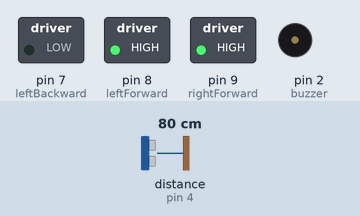
Simulated run of this sketch. Board: Arduino Uno, built with avr-gcc and run on an emulated ATmega328P. Shown: switched loads named in the sketch (green lamp = pin HIGH), buzzer (waves = sounding). Wiring (inferred from the names in the program): ultrasonic range finder: trigger pin 3; echo pin 4. Dashed ring = blinking. The inputs (shaded band) are chosen by the test bench; at power-on: distance to the obstacle (sensor on pin 4) 80 cm. The echo pulse lasts 58.3 µs per cm; pins used as bus, display or sensor lines are not drawn; what the sketch prints to the serial monitor is not drawn.

Above: at 1.2 s.
1.3 s: distance to the obstacle (sensor on pin 4) set to 22 cm
2.8 s: distance to the obstacle (sensor on pin 4) set to 18 cm
At 3.6 s:
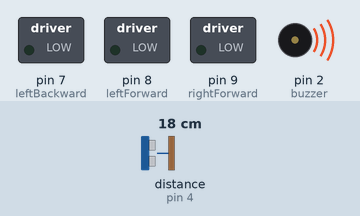
5.8 s: distance to the obstacle (sensor on pin 4) set to 35 cm
At 6.5 s:
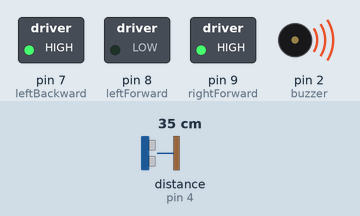
8.3 s: distance to the obstacle (sensor on pin 4) set to 2 cm
At 10.1 s:
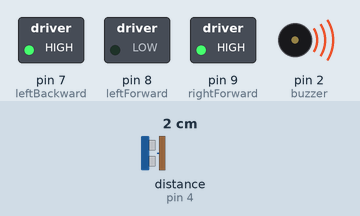
Timing chart, 0 to 12.3 s (numbered marks = the images above; inputs shaded):
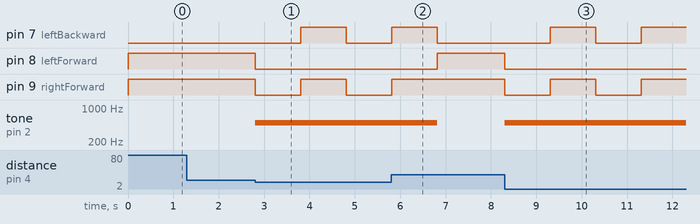

The sketch:

Code.ino
```cpp
const int buzzer = 2;
int trigpin = 3;
int echopin = 4;
float duration;
float distance;
const int leftForward = 8;
const int leftBackward = 7;
const int rightForward = 9;
const int rightBackward = 6;


void setup()
{
  Serial.begin(9600);
  pinMode(buzzer, OUTPUT);
  pinMode(trigpin, OUTPUT);
  pinMode(echopin, INPUT);
  pinMode(leftForward , OUTPUT);
  pinMode(leftBackward , OUTPUT);
  pinMode(rightForward, OUTPUT);
  pinMode(rightForward, OUTPUT);

}
void loop()
{
  digitalWrite(trigpin, LOW);
  delayMicroseconds(2);
  digitalWrite(trigpin, HIGH);
  delayMicroseconds(10);
  digitalWrite(trigpin, LOW);

  duration = pulseIn(echopin, HIGH);

  distance = ((duration * 0.034) / 2);
  Serial.print(distance);

  if (distance < 20)
  {
    tone(buzzer, 500);
    motorStop();
    delay(1000);
    goRight();
    delay(1000);
  }
  else {
    noTone(buzzer);
    goForward();

  }
}

void goForward() {
  digitalWrite(leftForward , HIGH);
  digitalWrite(leftBackward, LOW);
  digitalWrite(rightForward, HIGH);
  digitalWrite(rightBackward, LOW);
}
void goBackward()
{
  digitalWrite(leftForward , LOW);
  digitalWrite(leftBackward, HIGH);
  digitalWrite(rightForward, LOW);
  digitalWrite(rightBackward, HIGH);
}
void motorStop() {
  digitalWrite(leftForward , LOW);
  digitalWrite(leftBackward, LOW);
  digitalWrite(rightForward, LOW);
  digitalWrite(rightBackward, LOW);
}
void goLeft() {
  digitalWrite(leftForward , HIGH);
  digitalWrite(leftBackward, LOW);
  digitalWrite(rightForward, LOW);
  digitalWrite(rightBackward, HIGH);
}
void goRight() {
  digitalWrite(leftForward , LOW);
  digitalWrite(leftBackward, HIGH);
  digitalWrite(rightForward, HIGH);
  digitalWrite(rightBackward, LOW);
}
```

Measured:
- the behaviour switches between 21 and 20 cm on distance to the obstacle (sensor on pin 4) (found by bisection; images 0 and 1)
- after the input at 1.3 s, every drawn part: stays the same
- after the input at 2.8 s, pin 7 (leftBackward): LOW → HIGH after 1.0 s, → LOW 1.0 s later; pin 8 (leftForward): HIGH → LOW at once; pin 9 (rightForward): HIGH → LOW at once, → HIGH 1.0 s later, → LOW 1.0 s later; tone on pin 2 (buzzer): silent → 500 Hz at once
- after the input at 5.8 s, pin 7 (leftBackward): goes on until 6.8 s, then stays LOW; pin 8 (leftForward): LOW → HIGH after 1.0 s; pin 9 (rightForward): goes on until 5.8 s, then stays HIGH; tone on pin 2 (buzzer): 500 Hz → silent after 1.0 s
- after the input at 8.3 s, pin 7 (leftBackward): LOW → HIGH after 1.0 s, → LOW 1.0 s later, → HIGH 1.0 s later; pin 8 (leftForward): HIGH → LOW at once; pin 9 (rightForward): alternates HIGH for 1.0 s and LOW for 1.0 s, starting at once; tone on pin 2 (buzzer): silent → 500 Hz at once
